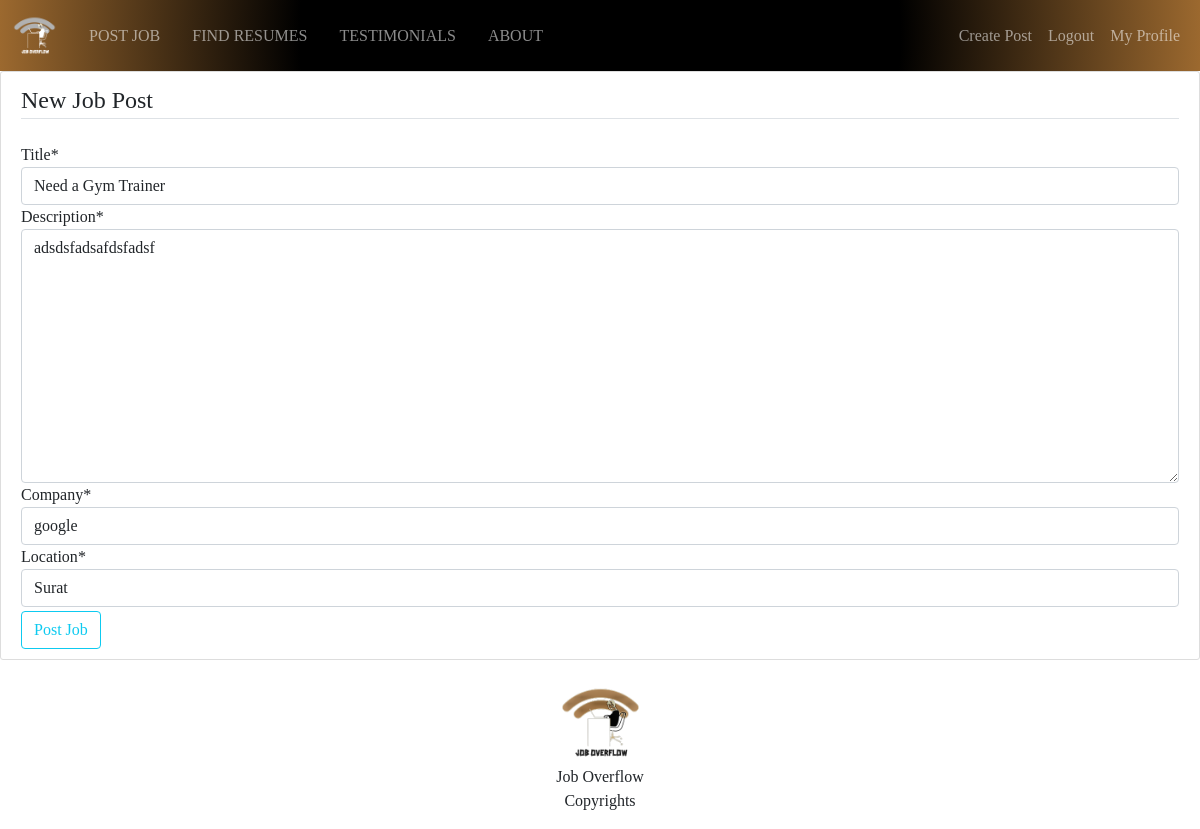
The app's page /jobs/3/update (signed in) with its own data.
### jobs/models.py (models this page shows, shortened)
class JobPost(models.Model):
    title = models.CharField(max_length=200)
    description = models.TextField()
    recruiter = models.ForeignKey(User, on_delete=models.CASCADE)
    company = models.CharField(max_length=200, default="", null=True)
    stipend = models.FloatField(blank=True, null=True)
    location = models.CharField(max_length=255)
    link = models.URLField(null=True, blank=True)
    date_posted = models.DateTimeField(default=timezone.now)
    skills_req = models.CharField(
        max_length=200, default="No skills required.", null=True)

### jobs/views.py (the view, shortened to what this page needs)
# urls.py: path('jobs/<int:pk>/update', JobUpdateView.as_view(), name='jobs-update'),
class JobUpdateView(LoginRequiredMixin, UserPassesTestMixin, UpdateView):
    model = JobPost
    fields = ['title', 'description', 'company', 'location']
    def test_func(self):
        job = self.get_object()
        if job.recruiter == self.request.user:
            return True
        else:
            return False

### jobs/templates/jobs/jobpost_form.html (shortened to what this page needs)
{% extends 'jobs/base.html' %}
{% load crispy_forms_tags %}
{% block content %}
<div class='content-section'>
    <form method="POST">
        <fieldset class='form-group'>
            <legend class='border-bottom mb-4'>New Job Post</legend>
            {{ form | crispy}}
        </fieldset>
        <div class='form-group'>
            <button class='btn btn-outline-info mt-1' type='submit'>Post Job</button>
        </div>
    </form>
</div>
{% endblock content %}

### jobs/static/jobs/main.css (style rules this page uses)
* { margin: 0; padding: 0; font-family: "Bree Serif", serif; }
.content-section { background: #ffffff; padding: 10px 20px; border: 1px solid #dddddd; border-radius: 3px; margin-bottom: 20px; }

### records on screen
JobPost: title "Need a Gym Trainer", description "adsdsfadsafdsfadsf", company "google", location "Surat"
